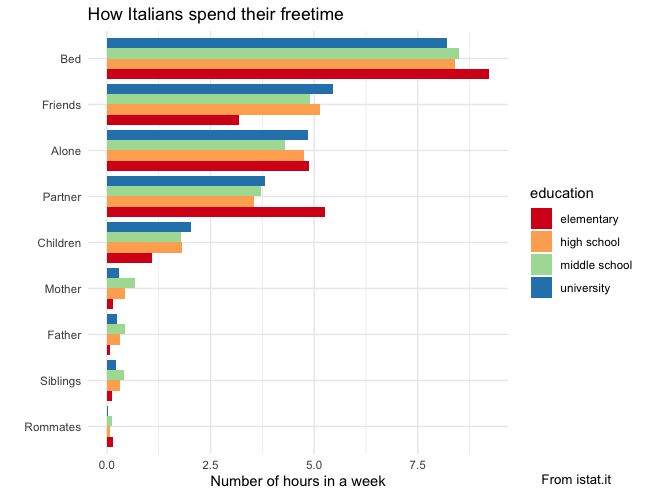

R code for this plot:
# import data.table library 
library(tidyverse)

# import data
# dal sito dell'istat: http://dati.istat.it/Index.aspx?DataSetCode=DCCV_ATTPRINC
# Dati estratti il 28 apr 2022, 02h14 UTC (GMT) da I.Stat	 http://dati.istat.it/
# dati chiamati: Attivita quotidiana
data <- read_csv("~/Development/Git/statistics/istat/tempo_libero/freetime.csv")

# data wrangling 
data <- data %>%
  rename(how = "Tipo dato", when = "Periodo temporale", sex = "SEXISTAT1", withwho = "COMPAGNIA", education = "Titolo di studio", year = "TIME", value = Value) %>%
  select (how, when, sex, withwho, education, year, value) %>%
  filter(year == 2013, education != "totale", withwho != "NRP", sex != "9") %>%
  filter(how == "tempo medio trascorso da solo o in compagnia, per tipo di persona frequentata - popolazione di 15 anni e più (durata media generica in hh.mm)") %>%
  mutate(withwho = recode(withwho, "ALO" = "Alone", 
                        "MOCOH" = "Mother",
                        "FACOH" = "Father",
                        "PACOH" = "Partner",
                        "SDCOH" = "Children",
                        "BSCOH" = "Siblings",
                        "OTHPEO" = "Friends",
                        "OTHCOH" = "Rommates",
                        "BED" = "Bed")) %>%
  mutate(education = recode(education, "laurea e post-laurea" = "university",
                            "licenza di scuola elementare, nessun titolo di studio" = "elementary",
                            "licenza di scuola media" = "middle school",
                            "diploma" = "high school")) %>%
  mutate(sex = factor(sex, labels = c("male", "female"))) %>%
  mutate(when = if_else( when == "domenica" | when == "sabato", "weekend", "weekday"))

data_female <- data %>%
  filter(sex == "female") %>%
  group_by(withwho, education) %>%
  summarise(withwho = withwho, education  = education, hours = mean(value)) %>%
  distinct()

data_male <- data %>%
  filter(sex == "male") %>%
  group_by(withwho, education) %>%
  summarise(withwho = withwho, education = education, hours = mean(value)) %>%
  distinct()

data_summarised <- data %>%
  filter(sex == "male") %>%
  group_by(withwho, education) %>%
  summarise(withwho = withwho, education = education, hours = mean(value)) %>%
  distinct()
 
# Creating ggplot
#geom_col(data_male, mapping = aes(fct_reorder(withwho, hours), hours, fill = education), position = "dodge", alpha = 0.5) +
g <- ggplot() + 
  geom_col(data_summarised, mapping = aes(fct_reorder(withwho, hours), hours, fill = education), position = "dodge") +
  ggtitle("How Italians spend their freetime") +
  ylab("Number of hours in a week") + xlab("") +
  theme_minimal() +
  coord_flip() +
  scale_fill_brewer(palette = "Spectral") +
  labs(tag = "From istat.it", ) + 
  theme(plot.tag.position = c(0.9, 0.02), plot.tag = element_text(size=10))

# Run ggplot
g
